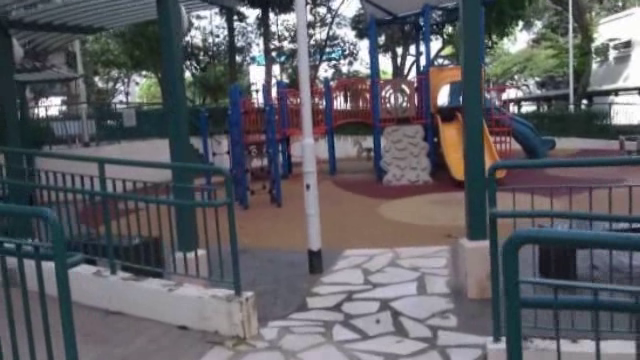
#> input picture frame 44 of Project/VideoStabilization/videostabilizer/Running/0stb.avi, 640 x 360 px, given in place of 1.avi, which was not available
$ jupyter execute --allow-errors Debug.ipynb
#> lines starting #> are read from the running program, lines starting #| are printed output that depends on the picture; pictures that were not available may be replaced by others from this repository, and a replacement may not be noted
[cell 1]
import numpy as np
import cv2
import matplotlib.pyplot as plt


class VideoStabilizer:
    def __init__(self, source, *, size=(640, 480), processVar=0.1, measVar=2):
#> called with size = (640, 480), processVar = 0.1, measVar = 2
        self.stream = source
        self.frameSize = size
        self.count = 0

        self.a = 0
        self.x = 0
        self.y = 0

        self.processVar = processVar
        self.measVar = measVar

        self.Q = np.array([[self.processVar]*3])
        self.R = np.array([[self.measVar]*3])

        grab, frame = self.stream.read()
#> frame is the input picture: shape (360, 640, 3); mean B, G, R 99.9, 94.6, 94.9
        if not grab:
            print("[VideoStabilizer] No frame is captured. Exit")
            exit(1)

        self.prevFrame = cv2.resize(frame, self.frameSize)
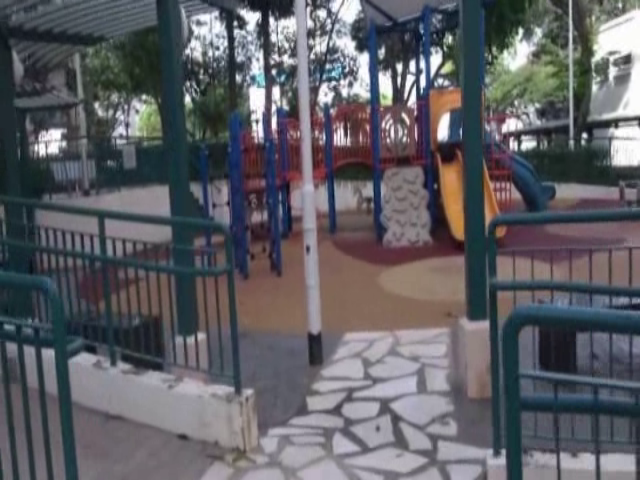
#> self.prevFrame: shape (480, 640, 3); mean B, G, R 99.9, 94.6, 94.9
        self.prevGray = cv2.cvtColor(self.prevFrame, cv2.COLOR_BGR2GRAY)
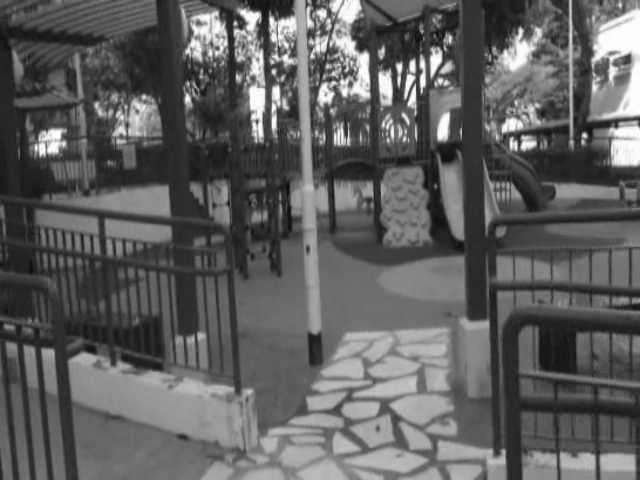
#> self.prevGray: shape (480, 640); min 11, max 255, mean 95.3
        self.lastRigidTransform = None

        self.K_collect = []
        self.P_collect = []

    def read(self):
        grab, frame = self.stream.read()
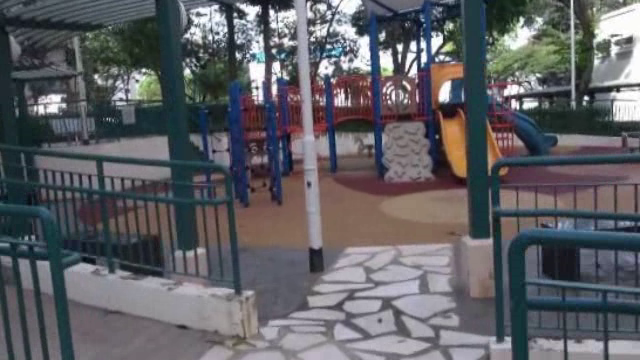
#> input picture frame 45 of Project/VideoStabilization/videostabilizer/Running/0stb.avi, 640 x 360 px, given in place of 1.avi, which was not available
#> frame is the input picture: shape (360, 640, 3); mean B, G, R 99.6, 94.9, 94.9
        if not grab:
            print("[VideoStabilizer] No frame is captured.")
            return False, None, None

        currentFrame = cv2.resize(frame, self.frameSize)
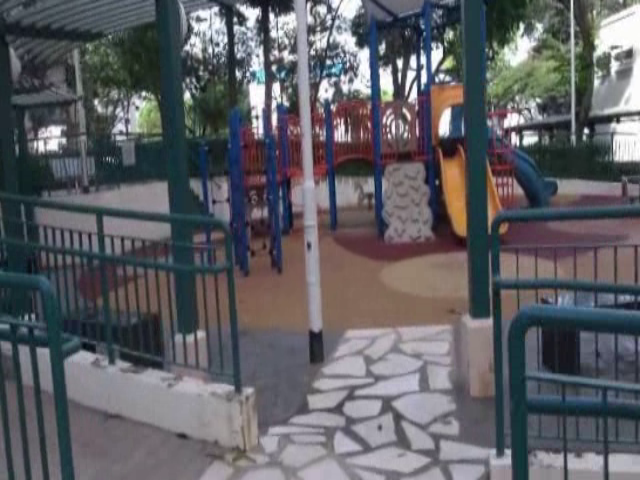
#> currentFrame: shape (480, 640, 3); mean B, G, R 99.6, 95, 94.9
        currentGray = cv2.cvtColor(currentFrame, cv2.COLOR_BGR2GRAY)
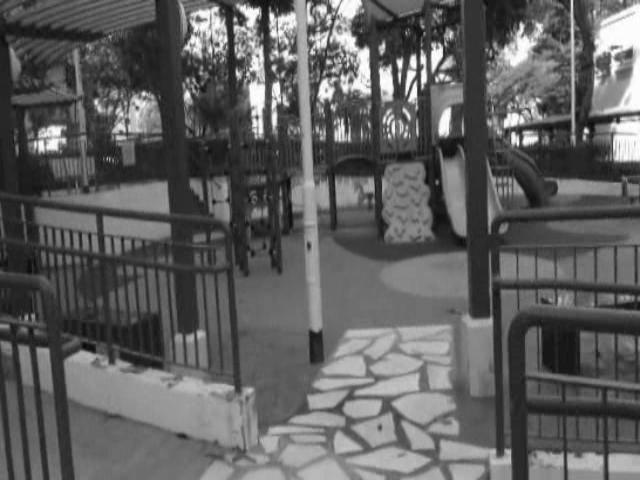
#> currentGray: shape (480, 640); min 7, max 255, mean 95.4

        self.prevPoints = cv2.goodFeaturesToTrack(self.prevGray,
                                                  maxCorners=200,
                                                  qualityLevel=0.01,
                                                  minDistance=30,
                                                  blockSize=3)
#> self.prevPoints = 178 rows, first 8: [235, 21], [40, 155], [520, 28], [512, 137], [218, 49], [274, 74], [344, 78], [257, 120]

        currentPoints, status, err = cv2.calcOpticalFlowPyrLK(self.prevGray,
                                                              currentGray,
                                                              self.prevPoints,
                                                              None)
#> currentPoints = 178 rows, first 8: [234.8, 17.29], [39.09, 151.5], [521.1, 23.1], [513.7, 131.8], [217.8, 45.44], [274.2, 70.2], [344.5, 73.87], [257.1, 116]; status = 178 values, max 1 at index 0, min 0 at index 87, mean 0.983; err = 178 values, max 27.61 at index 161, min 0 at index 87, mean 4.36

        assert self.prevPoints.shape == currentPoints.shape

        idx = np.where(status == 1)[0]
#> idx = 175 values from 0 to 177
        self.prevPoints = self.prevPoints[idx]
#> self.prevPoints = 175 rows, first 8: [235, 21], [40, 155], [520, 28], [512, 137], [218, 49], [274, 74], [344, 78], [257, 120]
        currentPoints = currentPoints[idx]
#> currentPoints = 175 rows, first 8: [234.8, 17.29], [39.09, 151.5], [521.1, 23.1], [513.7, 131.8], [217.8, 45.44], [274.2, 70.2], [344.5, 73.87], [257.1, 116]

        m, inliers = cv2.estimateAffinePartial2D(
            self.prevPoints, currentPoints)
#> m = [[1.01, 0.00244, -2.51], [-0.00244, 1.01, -4.12]]; inliers = 175 values, max 1 at index 0, min 0 at index 47, mean 0.914

        if m is None:
            m = self.lastRigidTransform

        dx = m[0, 2]
#> dx = -2.51
        dy = m[1, 2]
#> dy = -4.12

        da = np.arctan2(m[1, 0], m[0, 0])
#> da = -0.00242

        self.x += dx
#> self.x = -2.51
        self.y += dy
#> self.y = -4.12
        self.a += da
#> self.a = -0.00242

        Z = np.array([[self.x, self.y, self.a]], dtype="float")
#> Z = [[-2.51, -4.12, -0.00242]]

        if self.count == 0:
            # initialization
            self.X_estimate = np.zeros((1, 3), dtype="float")
            self.P_estimate = np.ones((1, 3), dtype="float")
        else:
            # extrapolation
            X_predict = self.X_estimate
            P_predict = self.P_estimate + self.Q

            # update state
            K = P_predict / (P_predict + self.R)
            self.X_estimate = X_predict + K * (Z - X_predict)
            self.P_estimate = (np.ones((1, 3), dtype="float") - K) * P_predict

            self.K_collect.append(K)
            self.P_collect.append(self.P_estimate)

        diff_x = self.X_estimate[0, 0] - self.x
#> diff_x = 2.51
        diff_y = self.X_estimate[0, 1] - self.y
#> diff_y = 4.12
        diff_a = self.X_estimate[0, 2] - self.a
#> diff_a = 0.00242

        dx += diff_x
#> dx = 0
        dy += diff_y
#> dy = 0
        da += diff_a
#> da = 0

        m = np.zeros((2, 3), dtype="float")
        m[0, 0] = np.cos(da)
        m[0, 1] = -np.sin(da)
        m[1, 0] = np.sin(da)
        m[1, 1] = np.cos(da)
        m[0, 2] = dx
        m[1, 2] = dy

        frame_stabilized = cv2.warpAffine(self.prevFrame, m, self.frameSize)
        frame_stabilized = self.fixBorder(frame_stabilized)

        self.prevGray = currentGray
        self.prevFrame = currentFrame
        self.lastRigidTransform = m

        self.count += 1

        return True, currentFrame, frame_stabilized

    def fixBorder(self, frame):
        s = frame.shape
#> s = (480, 640, 3)
        # Scale the image 10% without moving the center
        T = cv2.getRotationMatrix2D((s[1]/2, s[0]/2), 0, 1.1)
#> T = [[1.1, 0, -32], [0, 1.1, -24]]
        frame = cv2.warpAffine(frame, T, (s[1], s[0]))
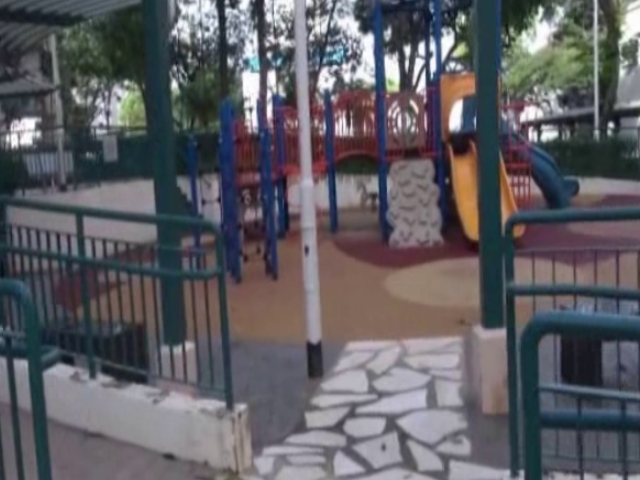
#> frame: shape (480, 640, 3); mean of channels 0, 1, 2 98.2, 93.2, 94.4; drawn as B, G, R
        return frame

    def showGraph(self):
        self.K_collect = np.array(self.K_collect)
        self.P_collect = np.array(self.P_collect)
        plt.figure(figsize=(20, 10))
        plt.subplot(2, 1, 1)
        plt.grid()
        plt.xlabel("Time")
        plt.ylabel("K")
        plt.plot(range(self.K_collect.shape[0]),
                 self.K_collect[..., 0], color='r')
        plt.title("Kalman gain")
        plt.subplot(2, 1, 2)
        plt.grid()
        plt.plot(range(self.P_collect.shape[0]),
                 self.P_collect[..., 2], color='b')
        plt.title("Estimate uncertainty")
        plt.ylabel("P")
        plt.xlabel("Time")
        plt.show()

    def plotDisplacements(self, original_frames, stable_frames):
        inter_differences = np.abs(
            np.array(original_frames)-np.array(stable_frames))
        print(inter_differences)
        # Intra displacement

[cell 2]
video = cv2.VideoCapture("./Running/1.avi")
stabilizer = VideoStabilizer(video)
original_frames = []
stable_frames = []
while True:
    success, frame_original, frame = stabilizer.read()
    original_frames.append(frame_original)
    stable_frames.append(frame)
    if not success:
        print("No frame is captured.")
        break

    cv2.imshow("frame", frame)

    if cv2.waitKey(20) == 27:
#> (key Esc is pressed here)
        break
print("showing Graph!")
#> (the rest of this cell did not finish here and is left out)

[cell 3]
# print(original_frames[0].shape,stable_frames[0].shape)
difference_frames = [original_frames[i]-stable_frames[i] for i in range(len(original_frames)-1)]
#> difference_frames = []
diff = np.zeros((len(difference_frames),1))
#> diff = empty array
for i in range(len(original_frames)-1):
    diff[i] = np.average(np.abs(difference_frames[i]))
#> this loop made 0 passes

relative_displacement_orig = [original_frames[i+1]-original_frames[i] for i in range(len(original_frames)-2)]
#> relative_displacement_orig = []
relative_displacement_stable = [stable_frames[i+1]-stable_frames[i] for i in range(len(stable_frames)-2)]
#> relative_displacement_stable = []
disp_ori = []
disp_stable = []

for i in range(len(relative_displacement_orig)):
    disp_ori.append(np.average(np.abs(relative_displacement_orig[i])))
    disp_stable.append(np.average(np.abs(relative_displacement_stable[i])))
#> after the loop, disp_ori = []; disp_stable = []

plt.figure(figsize=(20,10))
plt.subplot(1,2,1)
plt.plot(np.arange(len(diff)),diff)
plt.xlabel("Frame Index")
plt.ylabel("Average Pixel Displacement between\nthe original and stabilized frames")
plt.grid()
plt.subplot(1,2,2)
plt.plot(np.arange(len(disp_ori)),disp_ori,label='Original')
plt.plot(np.arange(len(disp_stable)),disp_stable,label='Stablized')
plt.xlabel("Frame Index")
plt.ylabel("Relative Pixel Displacement for\nthe original and stabilized frames")
plt.grid()
plt.legend()
plt.show()
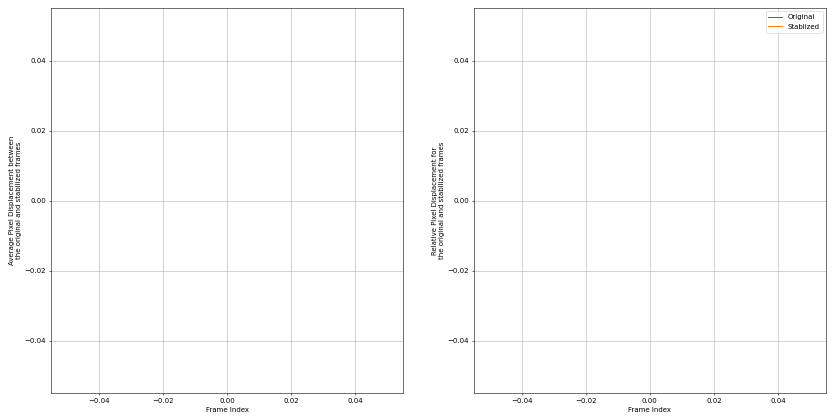
#> figure drawn by matplotlib, 2 panels

$ run again, starting later in the video
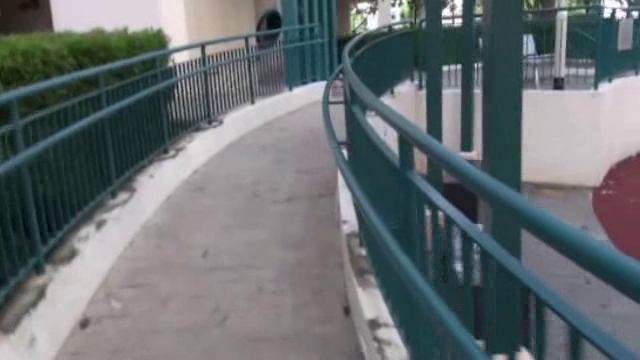
#> input picture frame 199 of Project/VideoStabilization/videostabilizer/Running/0stb.avi, 640 x 360 px, given in place of 1.avi, which was not available
#> in __init__, frame is the input picture: shape (360, 640, 3); mean B, G, R 112.8, 109.8, 103.3
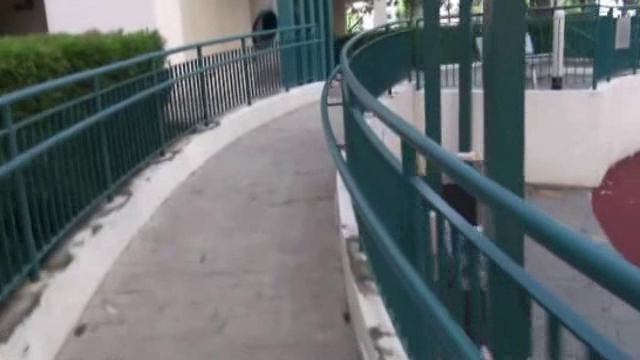
#> input picture frame 200 of Project/VideoStabilization/videostabilizer/Running/0stb.avi, 640 x 360 px, given in place of 1.avi, which was not available
#> in read, frame is the input picture: shape (360, 640, 3); mean B, G, R 112.8, 109.9, 103.2
#> in read, `self.prevPoints = cv2.goodFeaturesToTrack(self.prevGray, maxCorners=20..`: self.prevPoints = 115 rows, first 8: [371, 18], [443, 27], [614, 12], [476, 85], [325, 109], [179, 85], [252, 137], [290, 119]
#> in read, `currentPoints, status, err = cv2.calcOpticalFlowPyrLK(self.prevGray, c..`: currentPoints = 115 rows, first 8: [366.7, 16.95], [440.5, 26.02], [610.7, 10.27], [474.5, 83.71], [323.3, 109.2], [175.1, 87.09], [248.7, 138.5], [286.6, 119.9]; status = 115 values, max 1 at index 0, min 0 at index 31, mean 0.974; err = 115 values, max 30 at index 36, min 0 at index 31, mean 5.25
#> idx = 112 values from 0 to 114
#> in read, `self.prevPoints = self.prevPoints[idx]`: self.prevPoints = 112 rows, first 8: [371, 18], [443, 27], [614, 12], [476, 85], [325, 109], [179, 85], [252, 137], [290, 119]
#> in read, `currentPoints = currentPoints[idx]`: currentPoints = 112 rows, first 8: [366.7, 16.95], [440.5, 26.02], [610.7, 10.27], [474.5, 83.71], [323.3, 109.2], [175.1, 87.09], [248.7, 138.5], [286.6, 119.9]
#> m = [[1.01, 0.00899, -7.28], [-0.00899, 1.01, 3.26]]; inliers = 112 values, max 1 at index 0, min 0 at index 9, mean 0.714
#> in read, `dx = m[0, 2]`: dx = -7.28
#> in read, `dy = m[1, 2]`: dy = 3.26
#> in read, `da = np.arctan2(m[1, 0], m[0, 0])`: da = -0.00891
#> self.x = -7.28
#> self.y = 3.26
#> self.a = -0.00891
#> Z = [[-7.28, 3.26, -0.00891]]
#> diff_x = 7.28
#> diff_y = -3.26
#> diff_a = 0.00891
#> in read, `dx += diff_x`: dx = 0
#> in fixBorder, `frame = cv2.warpAffine(frame, T, (s[1], s[0]))`:
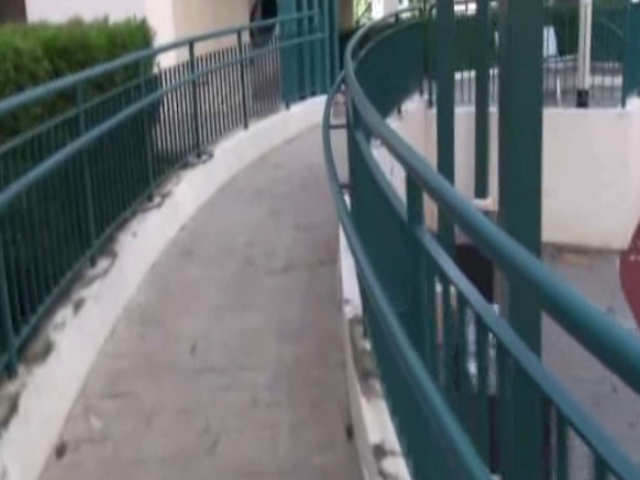
#> frame: shape (480, 640, 3); mean of channels 0, 1, 2 113.2, 110, 102.6; drawn as B, G, R
#> difference_frames = []
#> diff = empty array
#> relative_displacement_orig = []

$ run again, starting later in the video
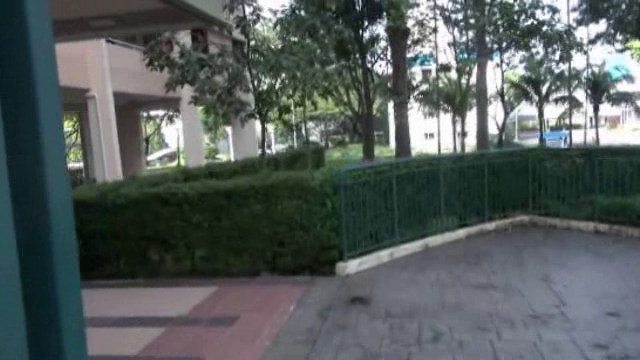
#> input picture frame 354 of Project/VideoStabilization/videostabilizer/Running/0stb.avi, 640 x 360 px, given in place of 1.avi, which was not available
#> in __init__, frame is the input picture: shape (360, 640, 3); mean B, G, R 91.4, 92.3, 84.3
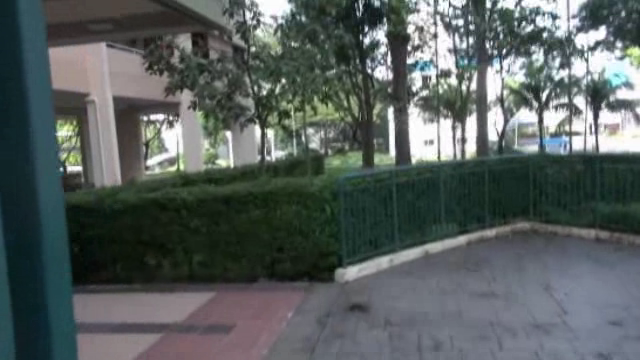
#> input picture frame 355 of Project/VideoStabilization/videostabilizer/Running/0stb.avi, 640 x 360 px, given in place of 1.avi, which was not available
#> in read, frame is the input picture: shape (360, 640, 3); mean B, G, R 93.2, 94.5, 86.7
#> in read, `self.prevPoints = cv2.goodFeaturesToTrack(self.prevGray, maxCorners=20..`: self.prevPoints = 111 rows, first 8: [535, 31], [380, 98], [414, 113], [302, 14], [455, 36], [283, 98], [232, 214], [439, 84]
#> in read, `currentPoints, status, err = cv2.calcOpticalFlowPyrLK(self.prevGray, c..`: currentPoints = 111 rows, first 8: [535.3, 39.75], [380.1, 105.7], [413.8, 121], [302.6, 21.21], [455.6, 44.01], [282.9, 105.4], [231.5, 222.1], [439.2, 92.03]; status = 111 values, max 1 at index 0, min 0 at index 90, mean 0.991; err = 111 values, max 41.32 at index 16, min 7.72e-07 at index 90, mean 6.71
#> idx = 110 values from 0 to 110
#> in read, `self.prevPoints = self.prevPoints[idx]`: self.prevPoints = 110 rows, first 8: [535, 31], [380, 98], [414, 113], [302, 14], [455, 36], [283, 98], [232, 214], [439, 84]
#> in read, `currentPoints = currentPoints[idx]`: currentPoints = 110 rows, first 8: [535.3, 39.75], [380.1, 105.7], [413.8, 121], [302.6, 21.21], [455.6, 44.01], [282.9, 105.4], [231.5, 222.1], [439.2, 92.03]
#> m = [[1, -0.00541, -0.139], [0.00541, 1, 5.63]]; inliers = 110 values, max 1 at index 0, min 0 at index 72, mean 0.9
#> in read, `dx = m[0, 2]`: dx = -0.139
#> in read, `dy = m[1, 2]`: dy = 5.63
#> in read, `da = np.arctan2(m[1, 0], m[0, 0])`: da = 0.0054
#> self.x = -0.139
#> self.y = 5.63
#> self.a = 0.0054
#> Z = [[-0.139, 5.63, 0.0054]]
#> diff_x = 0.139
#> diff_y = -5.63
#> diff_a = -0.0054
#> in read, `dx += diff_x`: dx = 0
#> in fixBorder, `frame = cv2.warpAffine(frame, T, (s[1], s[0]))`:
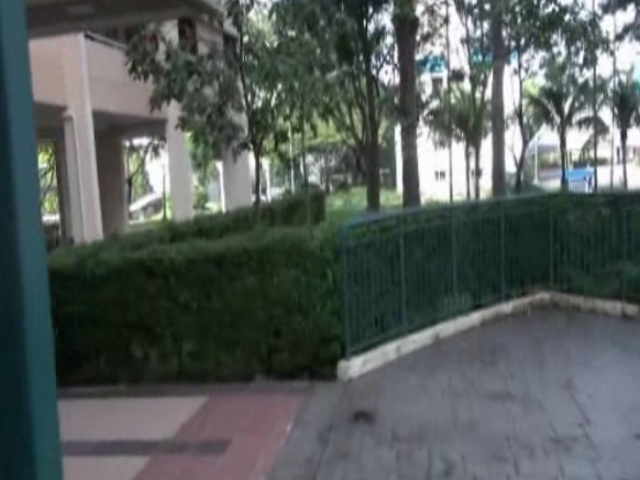
#> frame: shape (480, 640, 3); mean of channels 0, 1, 2 90.2, 92.2, 84.8; drawn as B, G, R
#> difference_frames = []
#> diff = empty array
#> relative_displacement_orig = []
